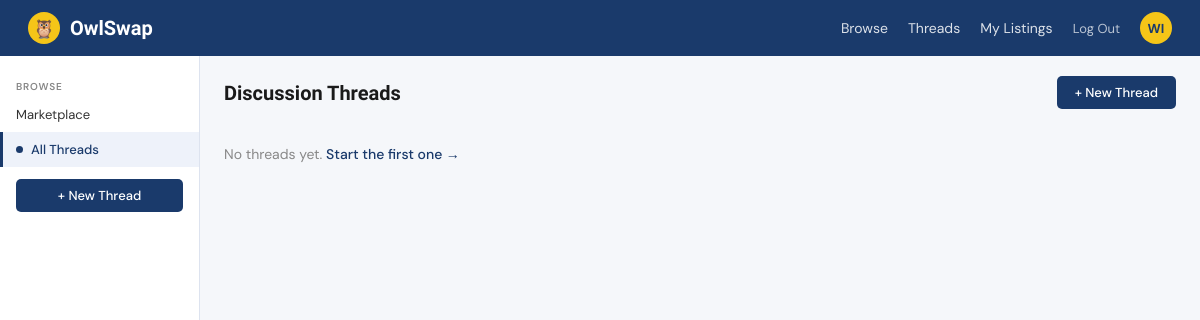
Page /threads (signed in) on the earlier database version.
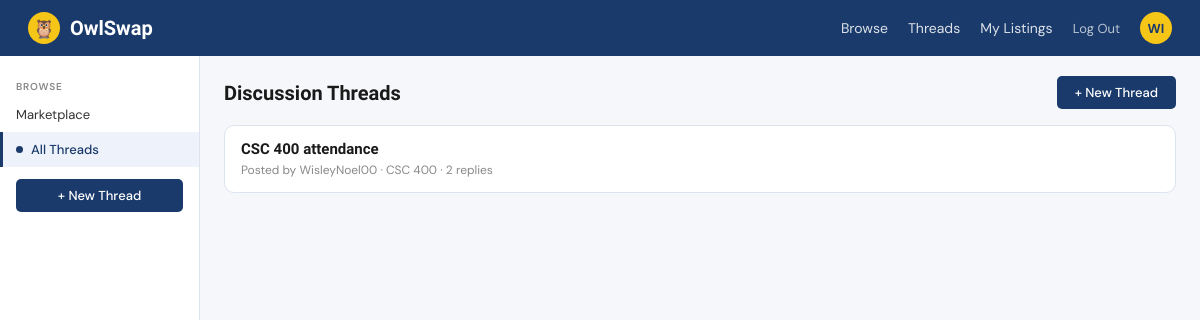
Same page on the later database version.
### tables this page shows
CREATE TABLE threads (
        id         INTEGER PRIMARY KEY AUTOINCREMENT,
        user_id    INTEGER NOT NULL,
        title      TEXT    NOT NULL,
        course     TEXT    NOT NULL,
        created_at DATETIME DEFAULT CURRENT_TIMESTAMP,
        FOREIGN KEY (user_id) REFERENCES users(id));

### app.py (the view)
@app.route('/threads')
@login_required
def threads():
    conn = get_db()
    threads = conn.execute('''
        SELECT threads.*, users.username,
               COUNT(posts.id) AS reply_count
        FROM threads
        JOIN users ON threads.user_id = users.id
        LEFT JOIN posts ON posts.thread_id = threads.id
        GROUP BY threads.id
        ORDER BY threads.created_at DESC''').fetchall()
    conn.close()
    return render_template('threads.html', threads=threads)

### app.py (called while the page is built)
def get_db():
    conn = sqlite3.connect(DB_PATH)
    conn.row_factory = sqlite3.Row
    return conn

def login_required(f):
    from functools import wraps
    @wraps(f)
    def decorated(*args, **kwargs):
        if 'user_id' not in session:
            return redirect(url_for('auth'))
        return f(*args, **kwargs)
    return decorated

### templates/threads.html (shortened to what this page needs)
{% extends "base.html" %}
{% block content %}
<div class="marketplace-layout">
  <aside class="sidebar">
    <div class="sidebar-section">Browse</div>
    <a href="{{ url_for('marketplace') }}" class="sidebar-item">Marketplace</a>
    <a href="{{ url_for('threads') }}" class="sidebar-item active">
      <div class="sidebar-dot"></div> All Threads
    </a>
    <div style="padding:12px 16px;">
      <a href="{{ url_for('new_thread') }}">
        <button class="btn-blue" style="width:100%">+ New Thread</button>
      </a>
    </div>
  </aside>
  <main class="main-content">
    <div class="main-header">
      <span class="main-title">Discussion Threads</span>
      <a href="{{ url_for('new_thread') }}">
        <button class="btn-blue">+ New Thread</button>
      </a>
    </div>
    {% for thread in threads %}
      <a href="{{ url_for('thread', thread_id=thread.id) }}" style="text-decoration:none">
        <div class="post" style="margin-bottom:10px;cursor:pointer;transition:box-shadow 0.2s;"
             onmouseover="this.style.boxShadow='0 4px 16px rgba(26,58,107,0.1)'"
             onmouseout="this.style.boxShadow='none'">
          <div class="thread-title" style="font-size:15px;margin-bottom:4px">{{ thread.title }}</div>
          <div class="thread-meta">
            Posted by {{ thread.username }} · {{ thread.course }} ·
            {{ thread.reply_count }} repl{{ 'y' if thread.reply_count == 1 else 'ies' }}
          </div>
        </div>
      </a>
    {% else %}
      <p style="color:#888;font-size:14px;padding:20px 0">
        No threads yet.
        <a href="{{ url_for('new_thread') }}" style="color:#1a3a6b;font-weight:500">Start the first one →</a>
      </p>
    {% endfor %}
  </main>
</div>
{% endblock %}

Differences in the rows shown:
added threads: title "CSC 400 attendance", username "WisleyNoel00", course "CSC 400", reply_count "2", reply_count "ies"
Other differences:
text no longer shown: "No threads yet. Start the first one →"
